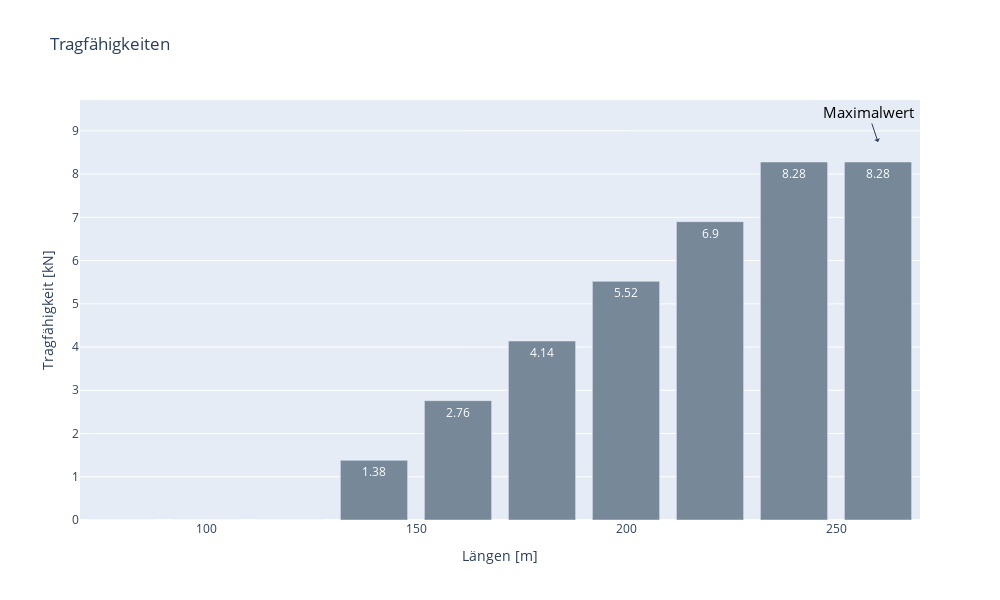

Write notebook code for a chart like this one.
### Markdown cell above
#### Modifizieren der Farben und Hinzufügen von Textelementen

Nachdem, wie im zuvorigen Beispiel ein Diagramm der variable *fig* zugeordnet und erzeugt wurde, können nun beliebig Elemente hinzugefügt und weitere Eigenschaften modelliert werden.

### Code cell
import plotly.express as px

#Farben
grey = '#bfced8'
dark_grey = 'lightslategrey'
red = '#ff4b4b'

#Erstellen eines Dictionaries
dict_d6 = {'L': L_L, 'F_axRk': L_axial, 'F_vRk': L_scher}

#Hinzufügen einer Tabelle
fig =  px.bar(dict_d6, x='L', y='F_axRk', text_auto=True, title='Tragfähigkeiten', height=600, width=1000)

#Hinzufügen einer Axenbeschriftung
fig.update_yaxes(title_text="Tragfähigkeit [kN]")
fig.update_xaxes(title_text="Längen [m]")

#Hinzufügen eines Textelementes
fig.add_annotation(text='Maximalwert', x=L_L[-1], y=max(L_axial), arrowhead=1, showarrow=True, yshift=+20,
                                           font={'size':15, 'color':'black'})

#Modifizieren der Farben
fig.update_traces(marker_color=dark_grey, textfont={'color':'white'})

#Anzeigen der Tabelle
fig.show()

### Figure 1 — Plotly figure (JSON) as saved in the notebook; plotly's stock layout.template omitted (floating-point values rounded to 4 significant figures)
{"data": [{"alignmentgroup": "True", "hovertemplate": "L=%{x}<br>F_axRk=%{y}<extra></extra>", "legendgroup": "", "marker": {"color": "lightslategrey", "pattern": {"shape": ""}}, "name": "", "offsetgroup": "", "orientation": "v", "showlegend": false, "textfont": {"color": "white"}, "textposition": "auto", "texttemplate": "%{y}", "type": "bar", "x": [80, 100, 120, 140, 160, 180, 200, 220, 240, 260], "xaxis": "x", "y": [0, 0, 0, 1.38, 2.76, 4.14, 5.52, 6.9, 8.28, 8.28], "yaxis": "y"}], "layout": {"annotations": [{"arrowhead": 1, "font": {"color": "black", "size": 15}, "showarrow": true, "text": "Maximalwert", "x": 260, "y": 8.28, "yshift": 20}], "barmode": "relative", "height": 600, "legend": {"tracegroupgap": 0}, "title": {"text": "Tragfähigkeiten"}, "width": 1000, "xaxis": {"anchor": "y", "domain": [0, 1], "title": {"text": "Längen [m]"}}, "yaxis": {"anchor": "x", "domain": [0, 1], "title": {"text": "Tragfähigkeit [kN]"}}}}
